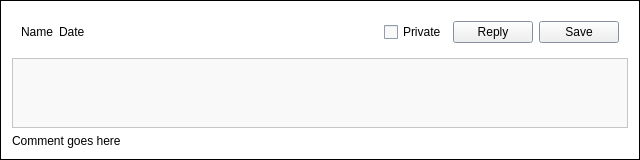
<?xml version="1.0" encoding="UTF-8"?>
<ui version="4.0">
 <class>CommentFrame</class>
 <widget class="QFrame" name="CommentFrame">
  <property name="geometry">
   <rect>
    <x>0</x>
    <y>0</y>
    <width>640</width>
    <height>135</height>
   </rect>
  </property>
  <property name="sizePolicy">
   <sizepolicy hsizetype="Preferred" vsizetype="Preferred">
    <horstretch>0</horstretch>
    <verstretch>0</verstretch>
   </sizepolicy>
  </property>
  <property name="palette">
   <palette>
    <active>
     <colorrole role="Base">
      <brush brushstyle="SolidPattern">
       <color alpha="255">
        <red>255</red>
        <green>255</green>
        <blue>255</blue>
       </color>
      </brush>
     </colorrole>
     <colorrole role="Window">
      <brush brushstyle="SolidPattern">
       <color alpha="255">
        <red>255</red>
        <green>255</green>
        <blue>255</blue>
       </color>
      </brush>
     </colorrole>
    </active>
    <inactive>
     <colorrole role="Base">
      <brush brushstyle="SolidPattern">
       <color alpha="255">
        <red>249</red>
        <green>249</green>
        <blue>249</blue>
       </color>
      </brush>
     </colorrole>
     <colorrole role="Window">
      <brush brushstyle="SolidPattern">
       <color alpha="255">
        <red>255</red>
        <green>255</green>
        <blue>255</blue>
       </color>
      </brush>
     </colorrole>
    </inactive>
    <disabled>
     <colorrole role="Base">
      <brush brushstyle="SolidPattern">
       <color alpha="255">
        <red>255</red>
        <green>255</green>
        <blue>255</blue>
       </color>
      </brush>
     </colorrole>
     <colorrole role="Window">
      <brush brushstyle="SolidPattern">
       <color alpha="255">
        <red>255</red>
        <green>255</green>
        <blue>255</blue>
       </color>
      </brush>
     </colorrole>
    </disabled>
   </palette>
  </property>
  <property name="windowTitle">
   <string>Frame</string>
  </property>
  <property name="frameShape">
   <enum>QFrame::Box</enum>
  </property>
  <property name="frameShadow">
   <enum>QFrame::Plain</enum>
  </property>
  <layout class="QVBoxLayout" name="verticalLayout">
   <item>
    <widget class="QWidget" name="infoWidget" native="true">
     <property name="palette">
      <palette>
       <active>
        <colorrole role="Base">
         <brush brushstyle="SolidPattern">
          <color alpha="255">
           <red>255</red>
           <green>255</green>
           <blue>255</blue>
          </color>
         </brush>
        </colorrole>
        <colorrole role="Window">
         <brush brushstyle="SolidPattern">
          <color alpha="255">
           <red>186</red>
           <green>197</green>
           <blue>224</blue>
          </color>
         </brush>
        </colorrole>
       </active>
       <inactive>
        <colorrole role="Base">
         <brush brushstyle="SolidPattern">
          <color alpha="255">
           <red>249</red>
           <green>249</green>
           <blue>249</blue>
          </color>
         </brush>
        </colorrole>
        <colorrole role="Window">
         <brush brushstyle="SolidPattern">
          <color alpha="255">
           <red>186</red>
           <green>197</green>
           <blue>224</blue>
          </color>
         </brush>
        </colorrole>
       </inactive>
       <disabled>
        <colorrole role="Base">
         <brush brushstyle="SolidPattern">
          <color alpha="255">
           <red>186</red>
           <green>197</green>
           <blue>224</blue>
          </color>
         </brush>
        </colorrole>
        <colorrole role="Window">
         <brush brushstyle="SolidPattern">
          <color alpha="255">
           <red>186</red>
           <green>197</green>
           <blue>224</blue>
          </color>
         </brush>
        </colorrole>
       </disabled>
      </palette>
     </property>
     <layout class="QVBoxLayout" name="verticalLayout_2">
      <item>
       <layout class="QHBoxLayout" name="horizontalLayout">
        <item>
         <widget class="QLabel" name="nameLabel">
          <property name="text">
           <string>Name</string>
          </property>
          <property name="wordWrap">
           <bool>true</bool>
          </property>
         </widget>
        </item>
        <item>
         <widget class="QLabel" name="dateLabel">
          <property name="text">
           <string>Date</string>
          </property>
         </widget>
        </item>
        <item>
         <spacer name="horizontalSpacer">
          <property name="orientation">
           <enum>Qt::Horizontal</enum>
          </property>
          <property name="sizeHint" stdset="0">
           <size>
            <width>40</width>
            <height>20</height>
           </size>
          </property>
         </spacer>
        </item>
        <item>
         <widget class="QCheckBox" name="privateCheckbox">
          <property name="text">
           <string>Private</string>
          </property>
         </widget>
        </item>
        <item>
         <widget class="QPushButton" name="replyButton">
          <property name="text">
           <string>Reply</string>
          </property>
         </widget>
        </item>
        <item>
         <widget class="QPushButton" name="saveButton">
          <property name="text">
           <string>Save</string>
          </property>
         </widget>
        </item>
       </layout>
      </item>
     </layout>
    </widget>
   </item>
   <item>
    <widget class="QPlainTextEdit" name="commentTextEdit">
     <property name="sizePolicy">
      <sizepolicy hsizetype="Expanding" vsizetype="Fixed">
       <horstretch>0</horstretch>
       <verstretch>0</verstretch>
      </sizepolicy>
     </property>
     <property name="maximumSize">
      <size>
       <width>16777215</width>
       <height>70</height>
      </size>
     </property>
    </widget>
   </item>
   <item>
    <widget class="QLabel" name="commentLabel">
     <property name="sizePolicy">
      <sizepolicy hsizetype="Preferred" vsizetype="Preferred">
       <horstretch>0</horstretch>
       <verstretch>0</verstretch>
      </sizepolicy>
     </property>
     <property name="text">
      <string>Comment goes here</string>
     </property>
     <property name="wordWrap">
      <bool>true</bool>
     </property>
    </widget>
   </item>
  </layout>
 </widget>
 <resources/>
 <connections/>
</ui>
